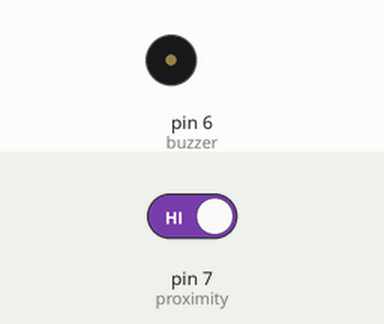
A sketch run on a simulated Arduino Uno, built with avr-gcc and run on an emulated ATmega328P. Parts: buzzer (waves = sounding, pin HIGH). The test bench sets the inputs (shaded band); at power-on: pin 7 (proximity) HIGH.

Above: at 1.2 s.
1.3 s: pin 7 (proximity) driven LOW
At 1.8 s:
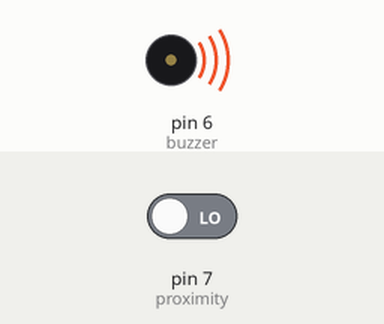
2.8 s: pin 7 (proximity) driven HIGH
At 4.2 s:
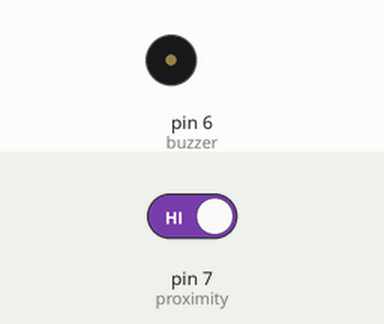
Timing chart, 0 to 5.8 s (numbered marks = the images above; inputs shaded):
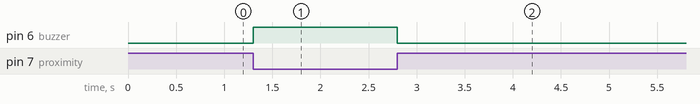

The sketch:

proximity.ino
```cpp
int proximity=7;
int buzzer=6;
void setup() {
  pinMode(proximity,INPUT);
  pinMode(buzzer,OUTPUT);
}

void loop() {
  int data=digitalRead(proximity);
  if(data==0)
  {

    digitalWrite(buzzer,HIGH);
Serial.println("no Obsctale");
  }
  else
  {
    digitalWrite(buzzer,LOW);
     Serial.println("obsctale");
  }

}
```

Measured:
- after the input at 1.3 s, pin 6 (buzzer): LOW → HIGH at once
- after the input at 2.8 s, pin 6 (buzzer): HIGH → LOW at once
